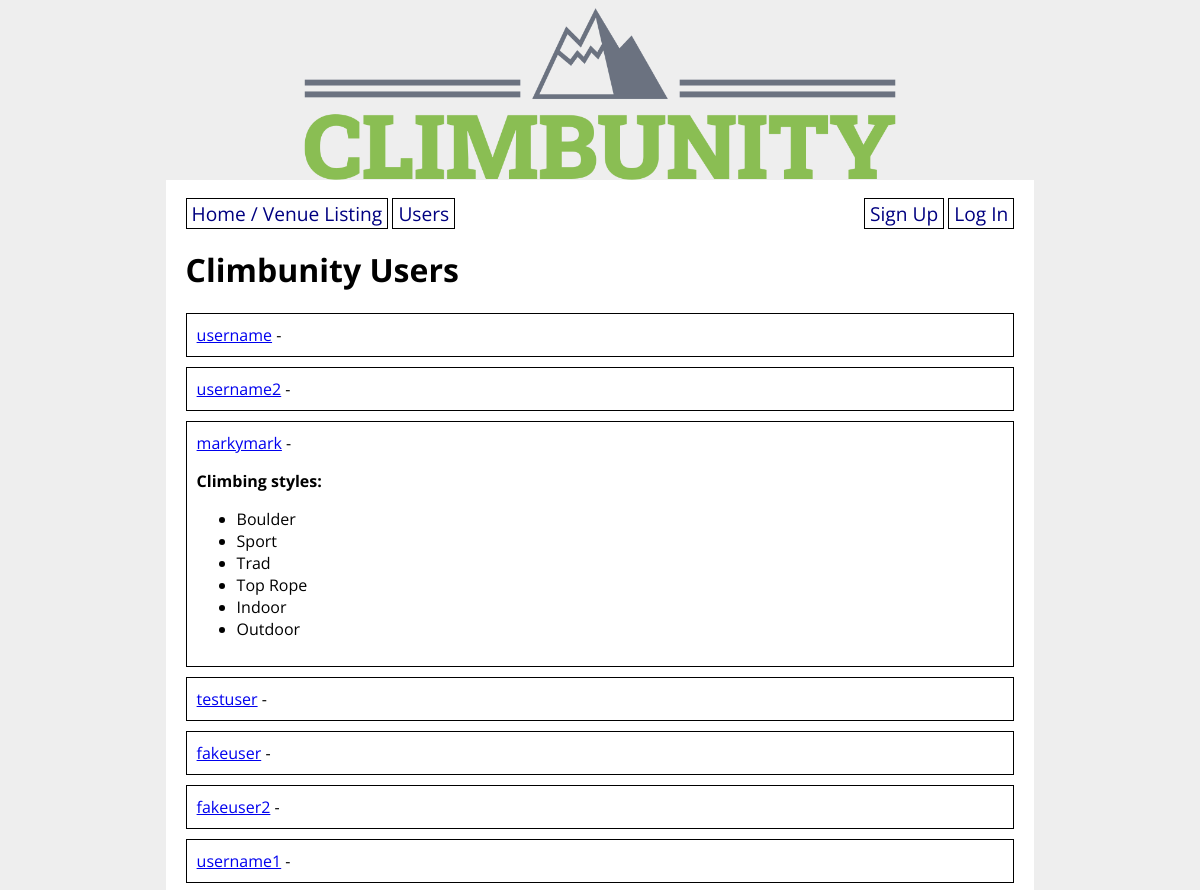
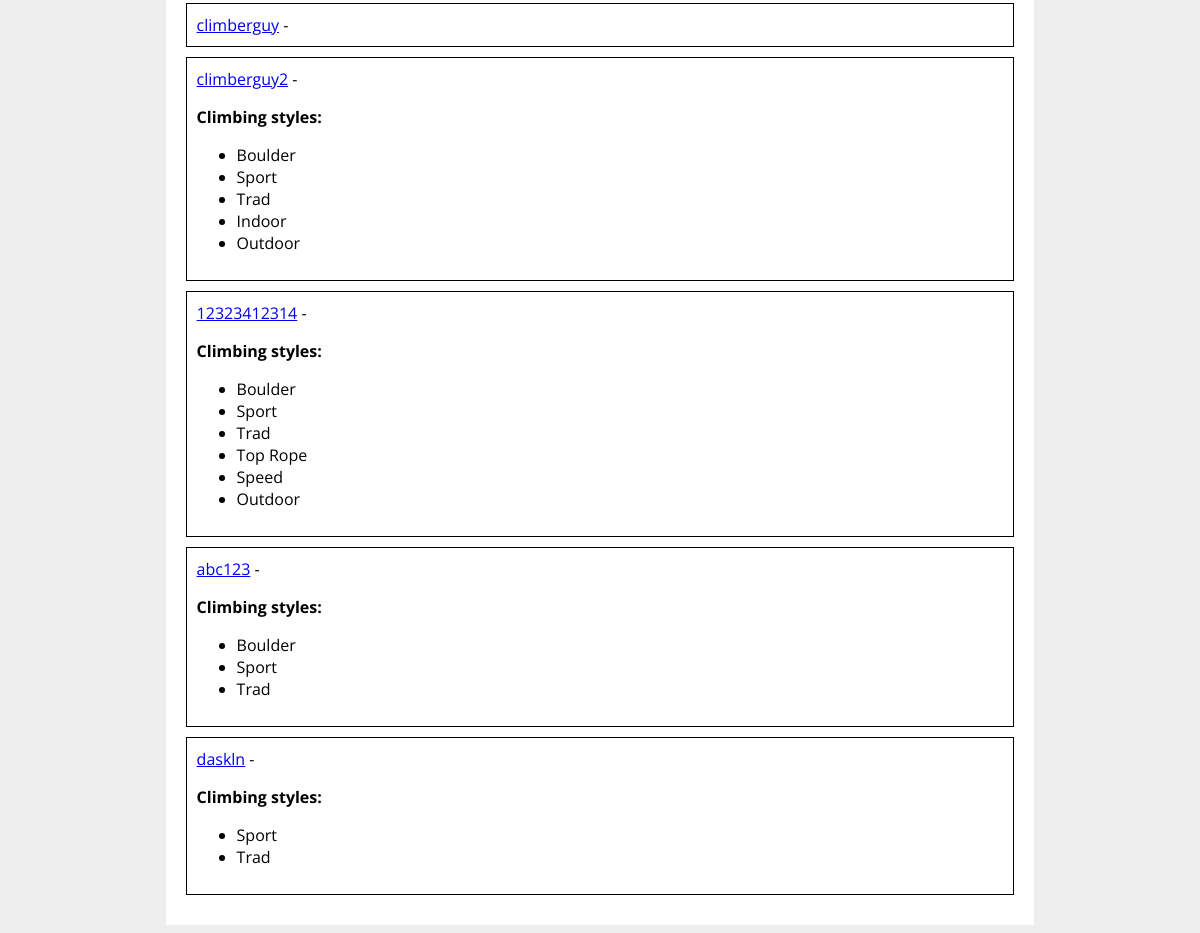
Screenshot of /users with the database file from the repository (2 pictures, top to bottom).
### climbunity_app/models.py (models this page shows, shortened)
class User(UserMixin, db.Model):
    id = db.Column(db.Integer, primary_key=True)
    username = db.Column(db.String(80), nullable=False, unique=True)
    password = db.Column(db.String(200), nullable=False)
    email = db.Column(db.String(200), nullable=False)
    first_name = db.Column(db.String(50), nullable=False)
    last_name = db.Column(db.String(50), nullable=False)
    address = db.Column(db.String(200), nullable=False)
    has_gear = db.Column(db.Boolean, nullable=False)
    user_projects = db.relationship('Route',
        secondary='user_project_lists', back_populates='projecting_users'
    )
    user_appointments = db.relationship('Appointment',
        secondary='appointment_guests', back_populates='appointment_attendants'
    )
    user_does_styles = db.relationship('Style',
        secondary='user_style_lists', back_populates='climber_styles'
    )

class Style(db.Model):
    id = db.Column(db.Integer, primary_key=True)
    style = db.Column(db.String(8))
    climber_styles = db.relationship('User',
        secondary='user_style_lists', back_populates='user_does_styles'
    )
    route_styles = db.relationship('Route',
        secondary='route_style_lists', back_populates='possible_route_styles'
    )
    def __str__(self):
        return f'{self.style}'

### climbunity_app/main/routes.py (the view)
@main.route('/users', methods=['GET', 'POST'])
def all_users():
    users = User.query.all()
    return render_template('all_users.html', users=users)

### climbunity_app/templates/all_users.html
{% extends 'base.html' %}
{% block content %}
<h1>Climbunity Users</h1>
{% for user in users %}
<div class="user">
    <a href="/profile/{{ user.id }}">{{ user.username }}</a> -
    {% if user.user_does_styles %}
    <p><strong>Climbing styles:</strong></p>
        <ul>
        {% for style in user.user_does_styles %}
            <li>{{ style }}</li>
        {% endfor %}
        </ul>
    {% endif %}
</div>
{% endfor %}
{% endblock %}

### climbunity_app/static/style.css (style rules this page uses)
body { display: flex; flex-direction: column; align-items: center; background-color: #eee; font-family: 'Open Sans', sans-serif; }
.user { border: 1px solid black; padding: 10px; margin-bottom: 10px; }

### rows the page displays
User: username "username"
User: username "username2"
User: username "markymark"
Style: style "Boulder"
Style: style "Sport"
Style: style "Trad"
Style: style "Top Rope"
Style: style "Indoor"
Style: style "Outdoor"
User: username "testuser"
User: username "fakeuser"
User: username "fakeuser2"
User: username "username1"
User: username "climberguy"
User: username "climberguy2"
User: username "12323412314"
Style: style "Speed"
User: username "abc123"
User: username "daskln"
